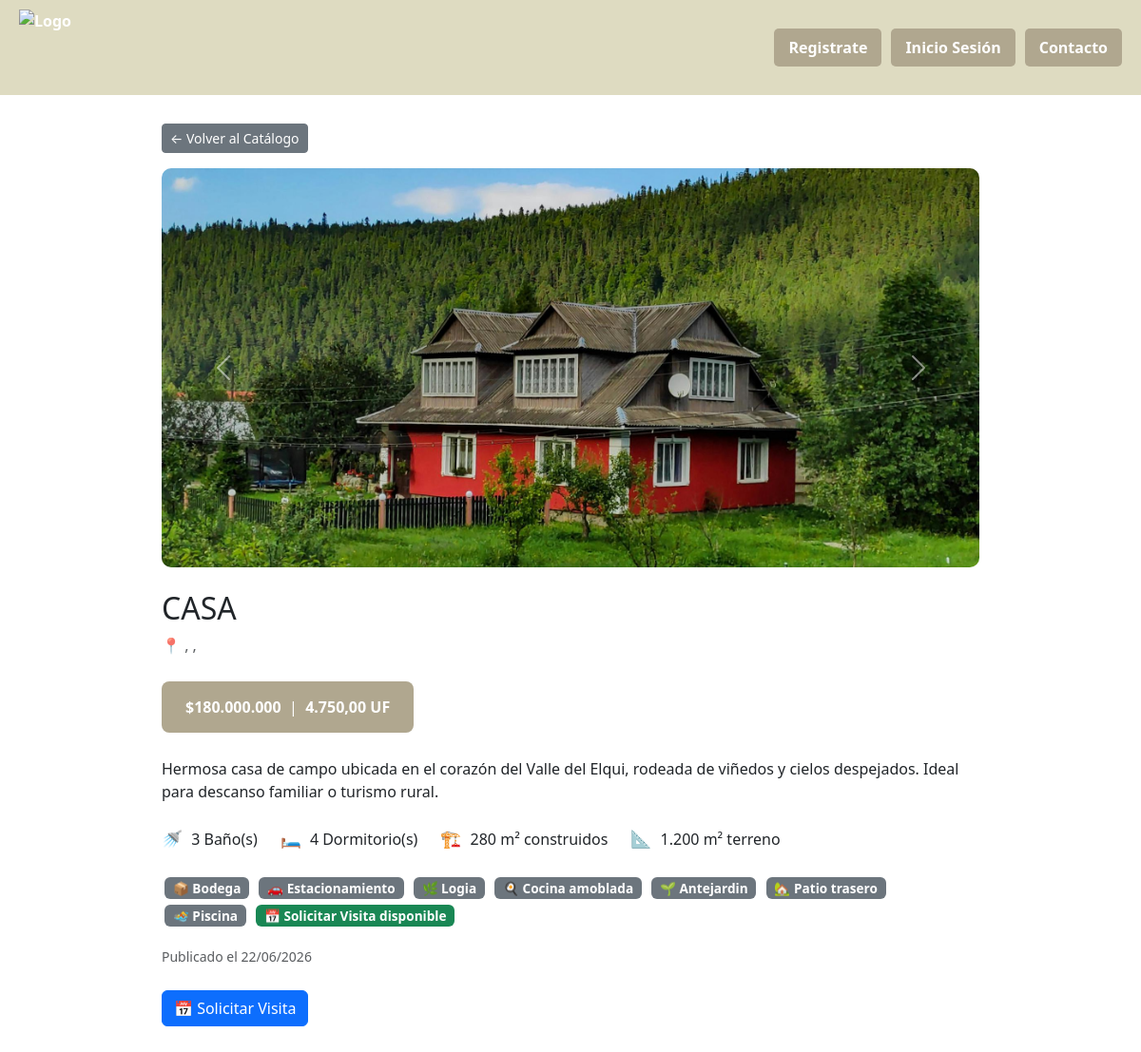
The app's page /catalogo.php?id=24 with its own data.
### tables this page shows
CREATE TABLE IF NOT EXISTS `fotos_propiedades` (
  `id` int NOT NULL AUTO_INCREMENT,
  `id_propiedad` int NOT NULL,
  `nombre_archivo` varchar(255) NOT NULL,
  `es_principal` tinyint(1) DEFAULT '0',
  `estado` tinyint(1) DEFAULT '1',
  `created_at` timestamp NULL DEFAULT CURRENT_TIMESTAMP,
  PRIMARY KEY (`id`),
  KEY `id_propiedad` (`id_propiedad`)
);

CREATE TABLE IF NOT EXISTS `propiedades` (
  `id` int NOT NULL AUTO_INCREMENT,
  `id_usuario` int NOT NULL,
  `tipo_propiedad` enum('Casa','Departamento','Terreno') NOT NULL,
  `descripcion` text NOT NULL,
  `banos` int DEFAULT '0',
  `dormitorios` int DEFAULT '0',
  `area_terreno` decimal(10,2) DEFAULT '0.00',
  `area_construida` decimal(10,2) DEFAULT '0.00',
  `precio_pesos` bigint DEFAULT '0',
  `precio_uf` decimal(10,2) DEFAULT '0.00',
  `region` varchar(100) NOT NULL,
  `provincia` varchar(100) NOT NULL,
  `comuna` varchar(100) NOT NULL,
  `sector` varchar(150) DEFAULT '',
  `bodega` tinyint(1) DEFAULT '0',
  `estacionamiento` tinyint(1) DEFAULT '0',
  `logia` tinyint(1) DEFAULT '0',
  `cocina_amoblada` tinyint(1) DEFAULT '0',
  `antejardin` tinyint(1) DEFAULT '0',
  `patio_trasero` tinyint(1) DEFAULT '0',
  `piscina` tinyint(1) DEFAULT '0',
  `solicitar_visita` tinyint(1) DEFAULT '0',
  `fecha_publicacion` date NOT NULL,
  `estado` enum('activa','inactiva','vendida') DEFAULT 'activa',
  `created_at` timestamp NULL DEFAULT CURRENT_TIMESTAMP,
  PRIMARY KEY (`id`),
  KEY `idx_prop_tipo` (`tipo_propiedad`),
  KEY `idx_prop_region` (`region`),
  KEY `idx_prop_comuna` (`comuna`),
  KEY `idx_prop_estado` (`estado`),
  KEY `idx_prop_usuario` (`id_usuario`)
);

### catalogo.php (the view, shortened to what this page needs)
<?php
$db = conectar();
if (isset($_GET['id'])) {
    $id = intval($_GET['id']);
    $prop = mysqli_fetch_assoc(mysqli_query($db,
        "SELECT * FROM propiedades WHERE id=$id AND estado='activa'"));
    if ($prop) {
        $fotos = mysqli_query($db,
            "SELECT nombre_archivo, es_principal FROM fotos_propiedades
             WHERE id_propiedad=$id AND estado=1 ORDER BY es_principal DESC, id ASC");
    }
}
?>
<!DOCTYPE html>
<html lang="es">
<head>
<link rel="stylesheet" href="css/mystyle.css">
<link rel="stylesheet" href="https://cdn.jsdelivr.net/npm/bootstrap@5.3.3/dist/css/bootstrap.min.css">
</head>
<body>
<header>
  <ul>
    <li class="logo">
      <a href="index.php" class="logo-link"><img src="img/logo.png" alt="Logo"></a>
    </li>
  </ul>
  <ul>
    <li class="dropdown">
      <a href="#">Registrate</a>
    </li>
    <li><a href="iniciosesion.php">Inicio Sesión</a></li>
    <li><a href="contacto.php">Contacto</a></li>
  </ul>
</header>
<?php if (isset($prop) && $prop): ?>
<div class="detalle-propiedad">
  <a href="catalogo.php" class="btn btn-secondary btn-sm mb-3">← Volver al Catálogo</a>
  <div id="carruselDetalle" class="carousel slide mb-4" data-bs-ride="carousel">
    <div class="carousel-inner">
    <?php
    $firstSlide = true;
    if ($fotos && mysqli_num_rows($fotos) > 0):
        while ($f = mysqli_fetch_assoc($fotos)):
            $activeSlide = $firstSlide ? 'active' : '';
            $firstSlide  = false;
    ?>
      <div class="carousel-item <?= $activeSlide ?>">
        <img src="img/propiedades/<?= htmlspecialchars($f['nombre_archivo']) ?>" class="d-block w-100" alt="Foto propiedad">
      </div>
    <?php endwhile; else: ?>
      <div class="carousel-item active">
        <img src="img/default_propiedad.png" class="d-block w-100" alt="Sin foto">
      </div>
    <?php endif; ?>
    </div>
    <button class="carousel-control-prev" type="button" data-bs-target="#carruselDetalle" data-bs-slide="prev">
      <span class="carousel-control-prev-icon"></span>
    </button>
    <button class="carousel-control-next" type="button" data-bs-target="#carruselDetalle" data-bs-slide="next">
      <span class="carousel-control-next-icon"></span>
    </button>
  </div>
  <h2><?= strtoupper(htmlspecialchars($prop['tipo_propiedad'])) ?></h2>
  <p class="text-muted">📍 <?= htmlspecialchars(($prop['sector'] ? $prop['sector'].', ' : '') . $prop['comuna'].', '.$prop['provincia'].', '.$prop['region']) ?></p>
  <div class="precio-box">
    <strong>$<?= number_format($prop['precio_pesos'],0,',','.') ?></strong> &nbsp;|&nbsp;
    <strong><?= number_format($prop['precio_uf'],2,',','.') ?> UF</strong>
  </div>
  <p class="mt-3"><?= nl2br(htmlspecialchars($prop['descripcion'])) ?></p>
  <div class="row my-4">
    <?php if ($prop['banos'] > 0): ?>
    <div class="col-auto"><span class="icono-dato">🚿</span> <?= $prop['banos'] ?> Baño(s)</div>
    <?php endif; ?>
    <?php if ($prop['dormitorios'] > 0): ?>
    <div class="col-auto"><span class="icono-dato">🛏️</span> <?= $prop['dormitorios'] ?> Dormitorio(s)</div>
    <?php endif; ?>
    <?php if ($prop['area_construida'] > 0): ?>
    <div class="col-auto"><span class="icono-dato">🏗️</span> <?= number_format($prop['area_construida'],0,',','.') ?> m² construidos</div>
    <?php endif; ?>
    <?php if ($prop['area_terreno'] > 0): ?>
    <div class="col-auto"><span class="icono-dato">📐</span> <?= number_format($prop['area_terreno'],0,',','.') ?> m² terreno</div>
    <?php endif; ?>
  </div>
  <div class="mb-3">
    <?php
    $extras = [
      'bodega'          => '📦 Bodega',
      'estacionamiento' => '🚗 Estacionamiento',
      'logia'           => '🌿 Logia',
      'cocina_amoblada' => '🍳 Cocina amoblada',
      'antejardin'      => '🌱 Antejardin',
      'patio_trasero'   => '🏡 Patio trasero',
      'piscina'         => '🏊 Piscina',
    ];
    foreach ($extras as $campo => $label):
        if ($prop[$campo]):
    ?>
    <span class="badge bg-secondary badge-caracteristica"><?= $label ?></span>
    <?php endif; endforeach; ?>
    <?php if ($prop['solicitar_visita']): ?>
    <span class="badge bg-success badge-caracteristica">📅 Solicitar Visita disponible</span>
    <?php endif; ?>
  </div>
  <p class="text-muted"><small>Publicado el <?= date('d/m/Y', strtotime($prop['fecha_publicacion'])) ?></small></p>
  <?php if ($prop['solicitar_visita']): ?>
  <a href="contacto.php?propiedad=<?= $prop['id'] ?>" class="btn btn-primary mt-2">📅 Solicitar Visita</a>
  <?php endif; ?>
</div>
<?php endif; ?>
</body>
</html>

### css/mystyle.css (style rules this page uses)
body { background-color: #efeee4; margin: 0; padding: 0; }
header { background-color: #dedbc1; padding: 10px 20px; display: flex; justify-content: space-between; align-items: center; position: relative; z-index: 100; }
header .logo img { height: 80px; width: auto; display: block; transition: transform 0.8s ease; }
header ul { list-style: none; margin: 0; padding: 0; display: flex; gap: 10px; }
header ul li a { display: inline-block; border-radius: 5px; padding: 8px 15px; background-color: #b0a78f; color: white; text-decoration: none; cursor: pointer; font-weight: bold; }
header ul li.logo a { border: none !important; background-color: transparent; padding: 0; }
.dropdown { position: relative; }
.carousel-item img { height: 600px; object-fit: cover; }

### catalogo.php (style rules this page uses)
.detalle-propiedad { max-width:900px; margin:30px auto; padding:0 20px; }
.detalle-propiedad .carousel-item img { height:420px; object-fit:cover; border-radius:10px; }
.badge-caracteristica { margin:3px; font-size:0.85rem; }
.icono-dato { font-size:1.1rem; margin-right:5px; }
.precio-box { background:#b0a78f; color:#fff; border-radius:8px; padding:15px 25px; display:inline-block; margin:10px 0; }

### records on screen
fotos_propiedades: nombre_archivo (picture)
propiedades: tipo_propiedad "CASA", sector+comuna+provincia ", ,", precio_pesos "180.000.000", precio_uf "4.750,00", descripcion "Hermosa casa de campo ubicada en el corazón del Valle del Elqui, rodeada de viñedos y cielos despejados. Ideal para descanso familiar o turismo rural.", banos "3", dormitorios "4", area_construida "280", area_terreno "1.200", fecha_publicacion "22/06/2026"

### other values on screen
$label "📦 Bodega"
$label "🚗 Estacionamiento"
$label "🌿 Logia"
$label "🍳 Cocina amoblada"
$label "🌱 Antejardin"
$label "🏡 Patio trasero"
$label "🏊 Piscina"
